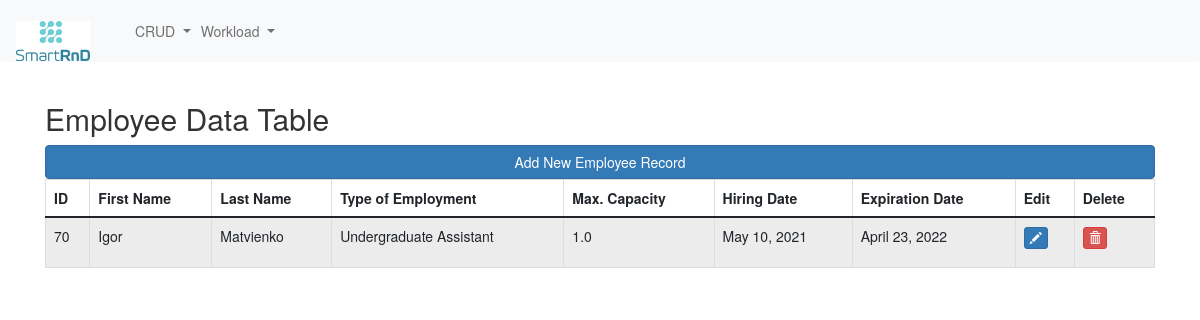
The page /employee/ on the database as committed earlier.
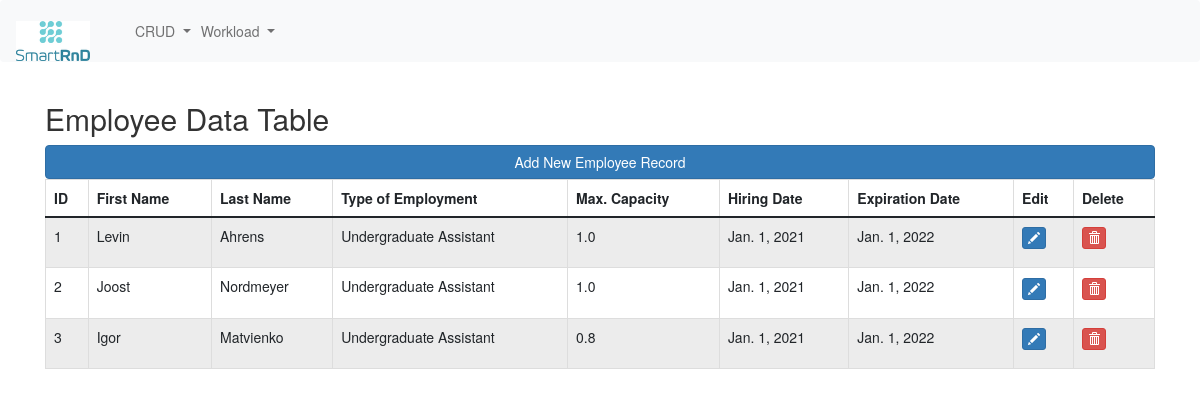
The same page on the database as committed later.
### erpapp/models.py (models this page shows, shortened)
class Employee(models.Model):
    firstname = models.CharField('First Name', max_length=32)
    lastname = models.CharField('Last Name', max_length=32)
    type_choices = [
        ('Undergraduate Assistant', 'Undergraduate Assistant'),
        ('Research Assistant', 'Research Assistant')
    ]
    type = models.CharField('Type of Employment', choices=type_choices, max_length=32)
    capacity = models.FloatField('Capacity', default=1.0)
    hiring_date = models.DateField('Hiring Date')
    expiration_date = models.DateField('Expiration Date')
    @property
    def fullname(self):
        return '{} {}'.format(self.firstname, self.lastname)
    class Meta:
        db_table = "employee"

### erpapp/views.py (the view)
# urls.py: path('employee/', views.employee),
def employee(request):
    employees = Employee.objects.all()
    context = {
        'employees': employees
    }
    return render(request, 'employee.html', context)

### erpapp/Templates/employee.html (shortened to what this page needs)
{% extends "base.html" %}
{% block content %}
<head>
    {% load static %}
</head>
<div class="col-md-12">
    <h2>Employee Data Table</h2>
    <span><a href="/add_new_emp" class="btn btn-primary btn-block">Add New Employee Record</a></span>
    <div class="table-responsive">
        <table id="bootstrapdatatable" class="table table-striped table-bordered" width="100%">
            <thead>
            <tr>
                <th>ID</th>
                <th>First Name</th>
                <th>Last Name</th>
                <th>Type of Employment</th>
                <th>Max. Capacity</th>
                <th>Hiring Date</th>
                <th>Expiration Date</th>
                <th>Edit</th>
                <th>Delete</th>
            </tr>
            </thead>
            <tbody>
            {% for employee in employees %}
            <tr>
                <td>{{ employee.id }}</td>
                <td>{{ employee.firstname }}</td>
                <td>{{ employee.lastname }}</td>
                <td>{{ employee.type }}</td>
                <td>{{ employee.capacity }}</td>
                <td>{{ employee.hiring_date }}</td>
                <td>{{ employee.expiration_date }}</td>
                <td><p data-placement="top" data-toggle="tooltip" title="Edit"><a href="/edit_emp/{{ employee.id }}"
                                                                                  class="btn btn-primary btn-xs"
                                                                                  data-title="Edit"
                                                                                  data-toggle="confirmation"
                                                                                  data-target="#edit"><span
                        class="glyphicon glyphicon-pencil"></span></a></p></td>
                <td><p data-placement="top" data-toggle="tooltip" title="Delete"><a href="/delete_emp/{{ employee.id }}"
                                                                                    class="btn btn-danger btn-xs"
                                                                                    data-title="Delete"
                                                                                    data-toggle="confirmation"
                                                                                    data-target="#delete" id="delete"
                                                                                    onclick="return confirm_delete('{{ employee.fullname }}')"><span
                        class="glyphicon glyphicon-trash"></span></a></p></td>
            </tr>
            {% endfor %}
            </tbody>
        </table>
    </div>
</div>
{% endblock content %}

Rows that differ between the two databases and show on the page:
removed Employee: id "70", firstname "Igor", lastname "Matvienko", type "Undergraduate Assistant", capacity "1.0", hiring_date "May 10, 2021", expiration_date "April 23, 2022"
added Employee: id "1", firstname "Levin", lastname "Ahrens", type "Undergraduate Assistant", capacity "1.0", hiring_date "Jan. 1, 2021", expiration_date "Jan. 1, 2022"
added Employee: id "2", firstname "Joost", lastname "Nordmeyer", type "Undergraduate Assistant", capacity "1.0", hiring_date "Jan. 1, 2021", expiration_date "Jan. 1, 2022"
added Employee: id "3", firstname "Igor", lastname "Matvienko", type "Undergraduate Assistant", capacity "0.8", hiring_date "Jan. 1, 2021", expiration_date "Jan. 1, 2022"
